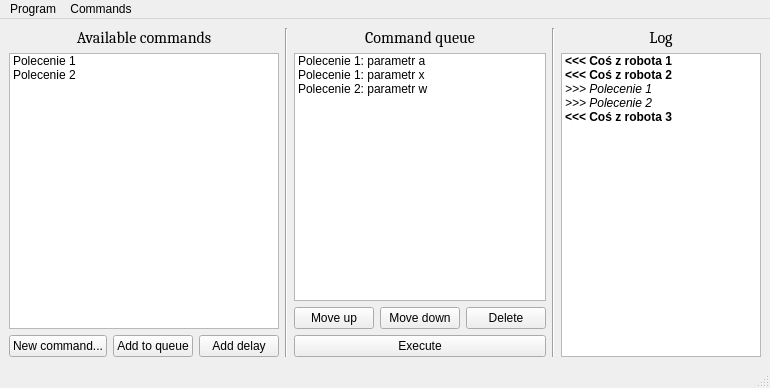
<?xml version="1.0" encoding="UTF-8"?>
<ui version="4.0">
 <class>BTSerialMainWindow</class>
 <widget class="QMainWindow" name="BTSerialMainWindow">
  <property name="geometry">
   <rect>
    <x>0</x>
    <y>0</y>
    <width>770</width>
    <height>388</height>
   </rect>
  </property>
  <property name="windowTitle">
   <string>BTSerial</string>
  </property>
  <widget class="QWidget" name="centralwidget">
   <layout class="QHBoxLayout" name="horizontalLayout">
    <item>
     <layout class="QVBoxLayout" name="verticalLayoutCommands">
      <item>
       <widget class="QLabel" name="labelCommandList">
        <property name="font">
         <font>
          <family>Cambria</family>
          <pointsize>12</pointsize>
         </font>
        </property>
        <property name="locale">
         <locale language="English" country="UnitedStates"/>
        </property>
        <property name="text">
         <string>Available commands</string>
        </property>
        <property name="alignment">
         <set>Qt::AlignCenter</set>
        </property>
       </widget>
      </item>
      <item>
       <widget class="QListWidget" name="listWidgetCommands">
        <property name="sortingEnabled">
         <bool>true</bool>
        </property>
        <item>
         <property name="text">
          <string notr="true">Polecenie 1</string>
         </property>
         <property name="toolTip">
          <string notr="true"/>
         </property>
         <property name="statusTip">
          <string notr="true"/>
         </property>
         <property name="whatsThis">
          <string notr="true"/>
         </property>
        </item>
        <item>
         <property name="text">
          <string notr="true">Polecenie 2</string>
         </property>
         <property name="toolTip">
          <string notr="true"/>
         </property>
         <property name="statusTip">
          <string notr="true"/>
         </property>
         <property name="whatsThis">
          <string notr="true"/>
         </property>
        </item>
       </widget>
      </item>
      <item>
       <layout class="QHBoxLayout" name="horizontalLayout_2">
        <item>
         <widget class="QPushButton" name="pushButtonAddCommand">
          <property name="text">
           <string>New command...</string>
          </property>
         </widget>
        </item>
        <item>
         <widget class="QPushButton" name="pushButtonAddToQueue">
          <property name="text">
           <string>Add to queue</string>
          </property>
         </widget>
        </item>
        <item>
         <widget class="QPushButton" name="pushButtonAddDelay">
          <property name="text">
           <string>Add delay</string>
          </property>
         </widget>
        </item>
       </layout>
      </item>
     </layout>
    </item>
    <item>
     <widget class="Line" name="line">
      <property name="orientation">
       <enum>Qt::Vertical</enum>
      </property>
     </widget>
    </item>
    <item>
     <layout class="QVBoxLayout" name="verticalLayoutQueue">
      <item>
       <widget class="QLabel" name="labelQueue">
        <property name="font">
         <font>
          <family>Cambria</family>
          <pointsize>12</pointsize>
         </font>
        </property>
        <property name="locale">
         <locale language="English" country="UnitedStates"/>
        </property>
        <property name="text">
         <string>Command queue</string>
        </property>
        <property name="alignment">
         <set>Qt::AlignCenter</set>
        </property>
       </widget>
      </item>
      <item>
       <widget class="QListWidget" name="listWidgetQueue">
        <item>
         <property name="text">
          <string>Polecenie 1: parametr a</string>
         </property>
        </item>
        <item>
         <property name="text">
          <string>Polecenie 1: parametr x</string>
         </property>
        </item>
        <item>
         <property name="text">
          <string>Polecenie 2: parametr w</string>
         </property>
        </item>
       </widget>
      </item>
      <item>
       <layout class="QHBoxLayout" name="horizontalLayout_3">
        <item>
         <widget class="QPushButton" name="pushButtonMoveCommandUp">
          <property name="text">
           <string>Move up</string>
          </property>
         </widget>
        </item>
        <item>
         <widget class="QPushButton" name="pushButtonMoveCommandDown">
          <property name="text">
           <string>Move down</string>
          </property>
         </widget>
        </item>
        <item>
         <widget class="QPushButton" name="pushButtonDeleteCommand">
          <property name="text">
           <string>Delete</string>
          </property>
         </widget>
        </item>
       </layout>
      </item>
      <item>
       <layout class="QHBoxLayout" name="horizontalLayout_4">
        <item>
         <widget class="QPushButton" name="pushButtonExecute">
          <property name="text">
           <string>Execute</string>
          </property>
         </widget>
        </item>
       </layout>
      </item>
     </layout>
    </item>
    <item>
     <widget class="Line" name="line_2">
      <property name="orientation">
       <enum>Qt::Vertical</enum>
      </property>
     </widget>
    </item>
    <item>
     <layout class="QVBoxLayout" name="verticalLayoutLog">
      <item>
       <widget class="QLabel" name="labelLog">
        <property name="font">
         <font>
          <family>Cambria</family>
          <pointsize>12</pointsize>
         </font>
        </property>
        <property name="locale">
         <locale language="English" country="UnitedStates"/>
        </property>
        <property name="text">
         <string>Log</string>
        </property>
        <property name="alignment">
         <set>Qt::AlignCenter</set>
        </property>
       </widget>
      </item>
      <item>
       <widget class="QListWidget" name="listWidgetLog">
        <item>
         <property name="text">
          <string notr="true">&lt;&lt;&lt; Coś z robota 1</string>
         </property>
         <property name="font">
          <font>
           <weight>75</weight>
           <bold>true</bold>
          </font>
         </property>
        </item>
        <item>
         <property name="text">
          <string notr="true">&lt;&lt;&lt; Coś z robota 2</string>
         </property>
         <property name="font">
          <font>
           <weight>75</weight>
           <bold>true</bold>
          </font>
         </property>
        </item>
        <item>
         <property name="text">
          <string notr="true">&gt;&gt;&gt; Polecenie 1</string>
         </property>
         <property name="font">
          <font>
           <italic>true</italic>
          </font>
         </property>
        </item>
        <item>
         <property name="text">
          <string notr="true">&gt;&gt;&gt; Polecenie 2</string>
         </property>
         <property name="font">
          <font>
           <italic>true</italic>
          </font>
         </property>
        </item>
        <item>
         <property name="text">
          <string notr="true">&lt;&lt;&lt; Coś z robota 3</string>
         </property>
         <property name="font">
          <font>
           <weight>75</weight>
           <bold>true</bold>
          </font>
         </property>
        </item>
       </widget>
      </item>
     </layout>
    </item>
   </layout>
  </widget>
  <widget class="QMenuBar" name="menubar">
   <property name="geometry">
    <rect>
     <x>0</x>
     <y>0</y>
     <width>770</width>
     <height>21</height>
    </rect>
   </property>
   <widget class="QMenu" name="menuProgram">
    <property name="title">
     <string>Program</string>
    </property>
    <addaction name="actionConnect"/>
    <addaction name="actionDisconnect"/>
    <addaction name="separator"/>
    <addaction name="actionSettings"/>
    <addaction name="actionQuit"/>
   </widget>
   <widget class="QMenu" name="menuCommands">
    <property name="title">
     <string>Commands</string>
    </property>
    <addaction name="actionLoad"/>
    <addaction name="actionSave"/>
    <addaction name="separator"/>
    <addaction name="actionLoadList"/>
    <addaction name="actionSaveList"/>
   </widget>
   <addaction name="menuProgram"/>
   <addaction name="menuCommands"/>
  </widget>
  <widget class="QStatusBar" name="statusbar"/>
  <action name="actionLoad">
   <property name="text">
    <string>Load queue</string>
   </property>
   <property name="shortcut">
    <string>Ctrl+L</string>
   </property>
  </action>
  <action name="actionSave">
   <property name="text">
    <string>Save queue</string>
   </property>
   <property name="shortcut">
    <string>Ctrl+S</string>
   </property>
  </action>
  <action name="actionLoadList">
   <property name="text">
    <string>Load list</string>
   </property>
   <property name="shortcut">
    <string>Ctrl+Shift+L</string>
   </property>
  </action>
  <action name="actionConnect">
   <property name="text">
    <string>Connect</string>
   </property>
  </action>
  <action name="actionDisconnect">
   <property name="text">
    <string>Disconnect</string>
   </property>
  </action>
  <action name="actionQuit">
   <property name="text">
    <string>Quit</string>
   </property>
   <property name="shortcut">
    <string>Ctrl+Q</string>
   </property>
   <property name="menuRole">
    <enum>QAction::QuitRole</enum>
   </property>
  </action>
  <action name="actionSettings">
   <property name="text">
    <string>Settings</string>
   </property>
  </action>
  <action name="actionSaveList">
   <property name="text">
    <string>Save list</string>
   </property>
   <property name="shortcut">
    <string>Ctrl+Shift+S</string>
   </property>
  </action>
 </widget>
 <resources/>
 <connections/>
</ui>
